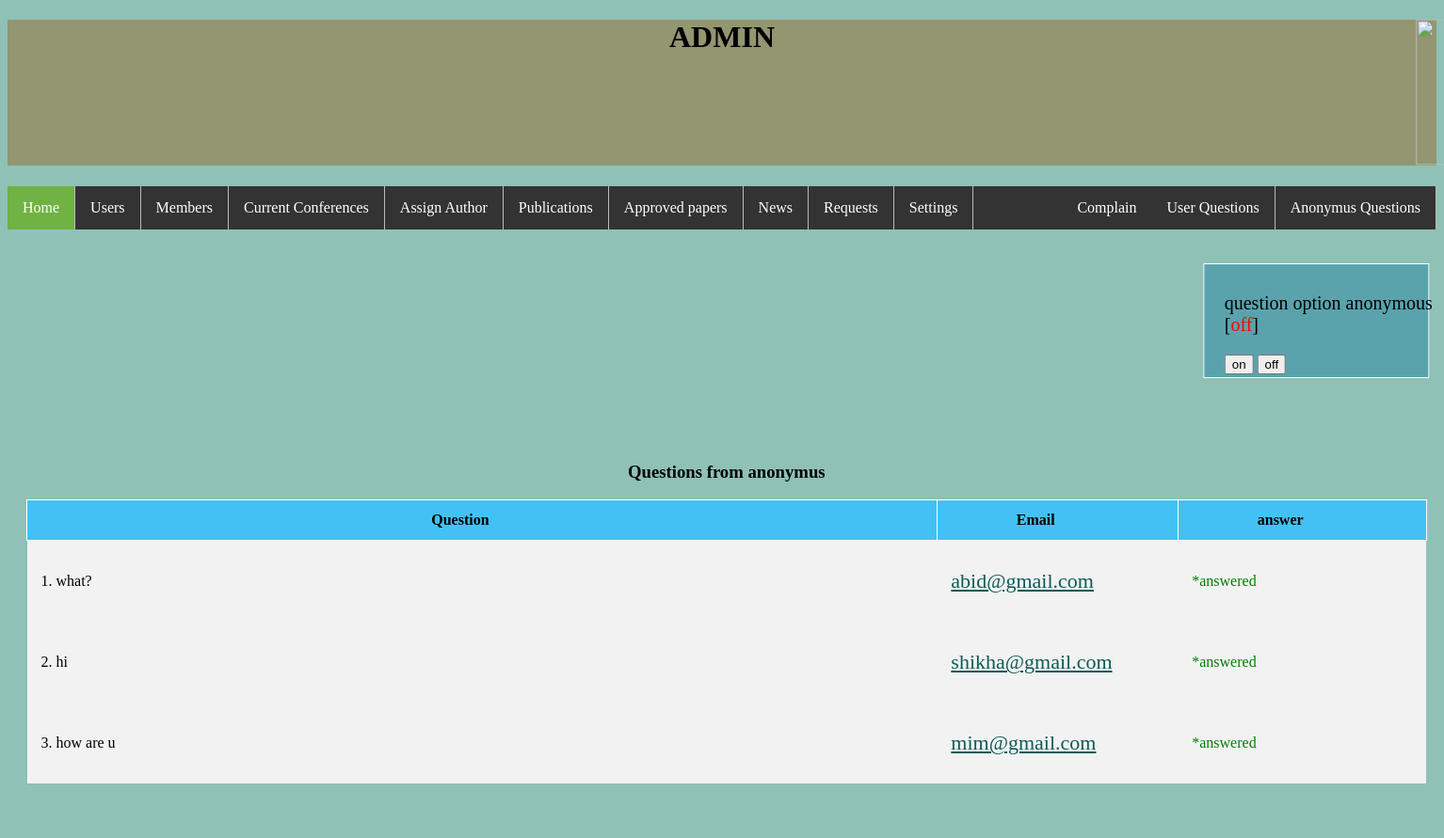
/admin/question_outside_admin.php, run on the app's committed database.
### tables this page shows
CREATE TABLE `questions_outside` (
  `q_id` int(11) NOT NULL,
  `question` longtext NOT NULL,
  `email` varchar(255) NOT NULL,
  `answer` longtext NOT NULL,
  `q_status` tinyint(1) DEFAULT NULL,
  `do` tinyint(1) DEFAULT NULL
);

### admin/question_outside_admin.php (the view, shortened to what this page needs)
<?php
  require 'config.php';
?>
<!DOCTYPE html>
<html>
<head>
</head>
<body>
	<form method="POST" action="">
		<header>
			<h1>ADMIN
				<div class="image">
				<img src="https://www.nu-techassociates.co.uk/wp-content/uploads/2015/04/DSC0210.jpg">
				</div>
			</h1>
		</header>
<ul>
  <li><a class="active" href="home.php">Home</a></li>
  <li><a href="users.php">Users</a></li>
  <li><a href="member.php">Members</a></li>
  <li><a href="http:/conference/admin/current_conferences.php">Current Conferences</a></li>
  <li><a href="#contact">Assign Author</a></li>
  <li><a href="#contact">Publications</a></li>
  <li><a href="#contact">Approved papers</a></li>
  <li><a href="http:/conference/admin/news_settings.php">News</a></li>
  <li><a href="request.php">Requests</a></li>
  <li><a href="http:/conference/admin/settings.php">Settings</a></li>
  <li style="float:right"><a href="http:/conference/admin/question_outside_admin.php">Anonymus Questions</a></li>
  <li style="float:right"><a href="http:/conference/admin/question.php">User Questions</a></li>
  <li style="float:right"><a href="http:/conference/admin/complain.php">Complain</a></li>
</ul><br><br>
<div class="abid">
 <div class="toggled">
<p style="font-size: 20px">question option anonymous
<?php
   $sql = "SELECT questions_outside.do FROM questions_outside";
   $result = $conn->query($sql);
   if($result->num_rows >0)
   {
   	  while($row = $result->fetch_assoc())
   	  {
   	  	$do = $row['do'];
   	  }
   	  if($do == 1)
   	  {
   	  	echo "[<span style='color:green;'>on</span>]";
   	  }
   	  elseif($do == 0)
   	  {
   	  	 echo "[<span style='color:red;'>off</span>]";
   	  }
   }
?>
</p><input type="submit" name="on" value="on">
<input type="submit" name="off" value="off">
</div>
</div>
<div class="question">
	<h3>Questions from anonymus</h3>
	<?php
            $sql= "SELECT questions_outside.* FROM questions_outside";
            $result = $conn->query($sql);
            if($result->num_rows > 0)
            {
            	$i=0;
            	echo "<table><tr><th>Question</th><th>Email</th><th>answer</th></tr>";
            	while($row = $result->fetch_assoc())
            	{
            		$i++;
            		$question = $row['question'];
            		$email1 = $row['email'];
            		$q_status = $row['q_status'];
            		if($q_status == 1)
            		{
            			echo "<tr><td>".$i."."." ".$question."</td><td><a href='' style='color:#0d5b57; font-size:22px;'>".$email1."</a></td><td><span style='color:green'; >*answered</span></td></tr>";
            		}
            		else
            		{
            			echo "<tr><td>".$i.". "." ".$question."</td><td><a href='' style='color:#0d5b57; font-size:22px;'>".$email1."</a></td><td><textarea name ='answer".$i."' rows='5' cols ='20' ></textarea><br><br><input type='submit' name='submit".$i."' value='submit'></td></tr>";
            		}
            	}
            	echo "</table>";
            }
            else
            {
            	echo "<h2 style='text-align:center';>No question from Anonymus!</h2>";
            }
        ?>
</div>
	</form>
</body>
</html>

### admin/question_outside_admin.php (style rules this page uses)
body { background:#8fc1b7; }
h1 { background:#939670; height:155px; text-align: center; }
ul { list-style-type: none; margin: 0; padding: 0; overflow: hidden; background-color: #333; }
li { float: left; border-right:1px solid #bbb; }
li:last-child { border-right: none; }
li a { display: block; color: white; text-align: center; padding: 14px 16px; text-decoration: none; }
.active { background-color: #70b243; }
img { height: 155px; width: 200px; transform: translate(389%,0%); }
div { transform: translate(3.9%,-23%); }
table { border-collapse: collapse; padding: 8px; transform: translate(0%,0%); }
table, td { padding-top: 30px; padding-bottom: 30px; padding-right: 20px; padding-left: 15px; text-align: left; width: 100%; }
tr:nth-child(even) { background-color: #f2f2f2; }
tr:nth-child(odd) { background-color: #f2f2f2; }
th { background-color: #42c2f4; border: 1px solid white; padding-top: 12px; padding-bottom: 12px; padding-right: 130px; padding-left: 84px; text-align: center; }
.question { padding: 20px; padding-top: 70px; padding-bottom: 50px; background-color:#8fc1b7; text-align: center; width: 98%; height: 100%; transform: translate(0%,0%); }
.toggled { transform: translate(5%,0%); }
.abid { width: 15%; height: 110px; border: 1px solid white; background-color: #5aa3ad; padding-left: 10px; padding-top: 10px; transform: translate(530%,0%); }

### data on the page
questions_outside: question "what?", email "abid@gmail.com"
questions_outside: question "hi", email "shikha@gmail.com"
questions_outside: question "how are u", email "mim@gmail.com"
